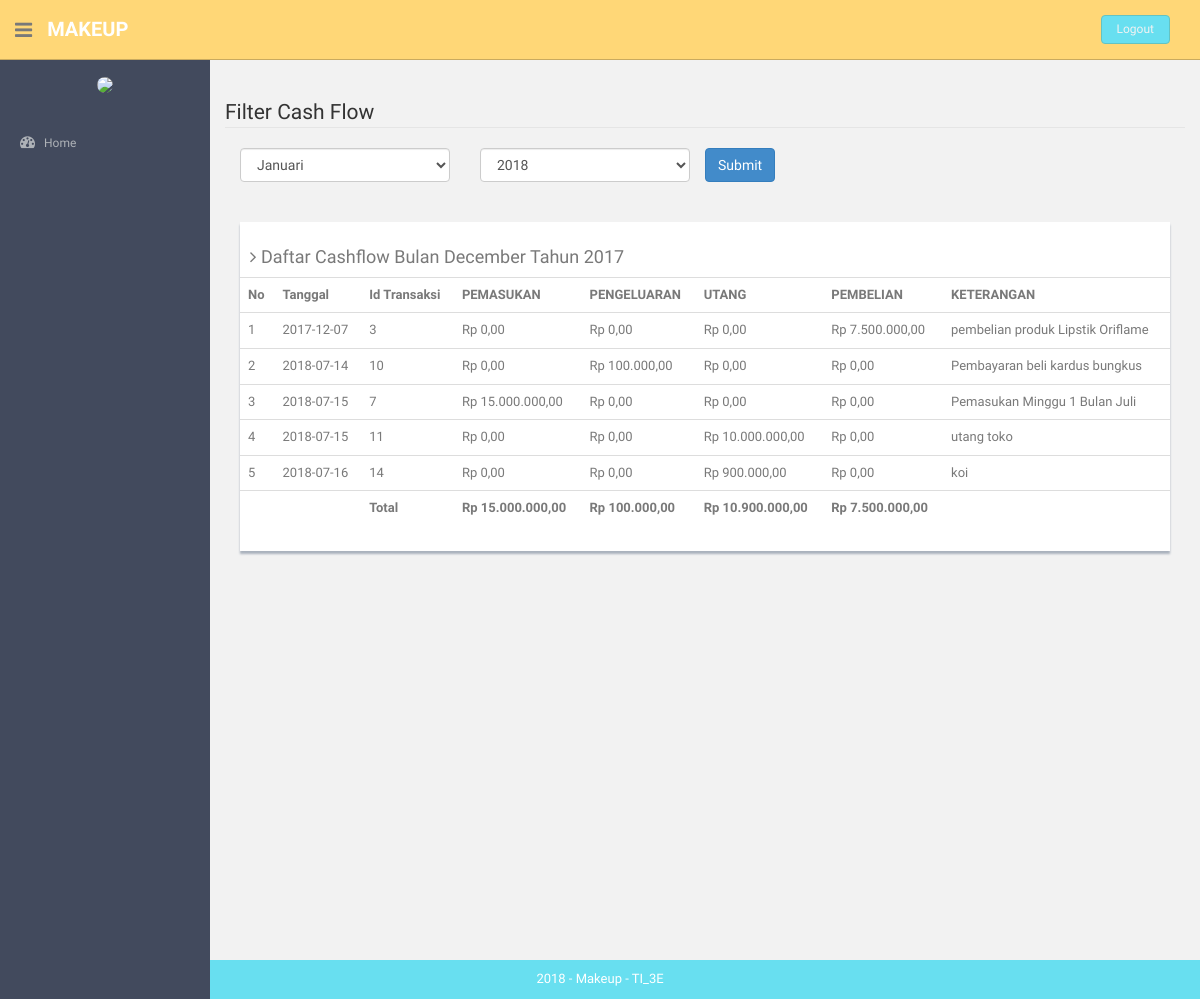
The page /index.php/cashflow on the database its author committed.
### tables this page shows
CREATE TABLE `cash_flow` (
  `id_transaksi` int(10) NOT NULL,
  `id_user` int(10) DEFAULT NULL,
  `id_pembayaran` int(10) DEFAULT NULL,
  `id_Pengeluaran` int(10) DEFAULT NULL,
  `id_utang` int(10) DEFAULT NULL,
  `id_pembelian` int(11) DEFAULT NULL,
  `tgl_cashflow` date NOT NULL,
  `keterangan` text NOT NULL
);

CREATE TABLE `pemasukan` (
  `id_pemasukan` int(11) NOT NULL,
  `id_user` int(11) NOT NULL,
  `nama_pemasukan` varchar(100) NOT NULL,
  `tgl_pemasukan` date NOT NULL,
  `total_pemasukan` int(11) NOT NULL
);

CREATE TABLE `pengeluaran` (
  `id_pengeluaran` int(11) NOT NULL,
  `id_user` int(11) NOT NULL,
  `nama_barang` varchar(40) NOT NULL,
  `harga_satuan` int(11) NOT NULL,
  `qty` int(11) NOT NULL,
  `total_harga` int(11) NOT NULL,
  `tanggal_pengeluaran` date NOT NULL
);

CREATE TABLE `utang` (
  `id_utang` int(11) NOT NULL,
  `id_user` int(11) NOT NULL,
  `nama_barang` varchar(40) NOT NULL,
  `total_utang` int(11) NOT NULL,
  `jml_utang` int(11) NOT NULL,
  `sisa_utang` int(11) NOT NULL
);

CREATE TABLE `pembelian` (
  `id_pembelian` int(10) NOT NULL,
  `id_user` int(11) NOT NULL,
  `id_produk` int(10) NOT NULL,
  `qty` int(50) NOT NULL,
  `harga_total` int(50) NOT NULL,
  `id_supp` int(11) NOT NULL,
  `tgl_beli` date NOT NULL
);

### application/controllers/Cashflow.php (called while the page is built, shortened)
<?php
class Cashflow extends CI_Controller {
	public function __construct()
	{
		$this->load->helper('url','form');
		$this->load->library('form_validation');
		$this->load->model('utang_model');
        $this->load->model('cashflow_model');
        $this->load->model('pembayaran_model');
        $this->load->model('pengeluaran_model');
		$this->load->model('user_model');
        $this->load->model('pembelian_model');
		$this->load->helper('html');
		$this->load->library('image_lib');
	}
	public function index()
	{
		$object['utang']=$this->utang_model->getDataUtang();
        $object['user']=$this->user_model->getDataUser();
        $object['cashflow']=$this->cashflow_model->getDataCashflow();
        $object['totalcashflow']=$this->cashflow_model->getDataTotalCashflow();
		$cek['status'] = array(
        		'home'=>'',
        		'hrd'=>'',
        		'keuangan'=>'active',
        		'produk'=>'',
        		'pembelian'=>'',
        		'pemasukan'=>'',
        		'pengeluaran'=>'',
        		'utang'=>'',
        		'cash_flow'=>'active',
                'pemesanan'=>'',
                'pembayaran'=>'',
        		'neraca'=>'',
        		'admin'=>'',
        		'gaji'=>'',
        		'golongan'=>'',
        		'absensi'=>'',
        		'user'=>'',
        		'barang'=>'',
        		'supplier'=>'',
        		'kategori'=>'',
        		);
		$this->load->view('component/header',$cek);
		$this->load->view('cashflow',$object);
		$this->load->view('component/footer');
	}
}

### index.php (called while the page is built, shortened)
<?php
require_once BASEPATH.'core/CodeIgniter.php';

### application/models/Cashflow_model.php (called while the page is built, shortened)
<?php
class Cashflow_model extends CI_Model {
	public function getDataCashflow()
	{
		$query = $this->db->query("SELECT cash_flow.tgl_cashflow,cash_flow.keterangan,`cash_flow`.`id_transaksi`,cash_flow.id_user,pemasukan.total_pemasukan as PEMASUKAN,pengeluaran.total_harga as PENGELUARAN,utang.total_utang as UTANG,pembelian.harga_total as PEMBELIAN FROM `cash_flow` join pemasukan on cash_flow.id_pembayaran=pemasukan.id_pemasukan join pengeluaran on cash_flow.id_Pengeluaran=pengeluaran.id_pengeluaran join utang on utang.id_utang = cash_flow.id_utang join pembelian on pembelian.id_pembelian = cash_flow.id_pembelian ORDER BY tgl_cashflow");
		return $query->result();
	}
	public function getDataTotalCashflow()
	{
		$query = $this->db->query("SELECT cash_flow.tgl_cashflow,cash_flow.keterangan,`cash_flow`.`id_transaksi`,cash_flow.id_user,sum(pemasukan.total_pemasukan) as PEMASUKAN,sum(pengeluaran.total_harga) as PENGELUARAN,sum(utang.total_utang) as UTANG,sum(pembelian.harga_total) as PEMBELIAN FROM `cash_flow` join pemasukan on cash_flow.id_pembayaran=pemasukan.id_pemasukan join pengeluaran on cash_flow.id_Pengeluaran=pengeluaran.id_pengeluaran join utang on utang.id_utang = cash_flow.id_utang join pembelian on pembelian.id_pembelian = cash_flow.id_pembelian ORDER BY tgl_cashflow");
		return $query->result();
	}
}

### application/views/cashflow.php (the view, shortened to what this page needs)
<?php
function rupiah($angka){
  $hasil_rupiah = "Rp " . number_format($angka,2,',','.');
  return $hasil_rupiah;
}
?><!-- **********************************************************************************************************************************************************
<section id="main-content">
  <section class="wrapper site-min-height">
    <br><br>
    <legend>Filter Cash Flow</legend>
      <?php echo form_open('cashflow/filter'); ?>
          <div class="form-group col-md-3">
            <select name="bulan" id="inputBulan" class="form-control" >
              <option value="1">Januari</option>
            </select>
          </div>
          <div class="form-group col-md-3">
            <select name="tahun" id="inputBulan" class="form-control" required="required">
              <?php for ($i=date('Y'); $i >date('Y')-4  ; $i--) {?>
                 <option value="<?php echo $i ?>"><?php echo $i ?></option>
              <?php } ?>
            </select>
          </div>
          <button type="submit" class="btn btn-primary">Submit</button>
        <?php echo form_close(); ?>
    <div class="col-md-12 mt">
      <div class="content-panel">
        <table class="table table-hover">
        <h4><i class="fa fa-angle-right">
        <?php foreach ($cashflow as $key) {?>
        </i> Daftar Cashflow Bulan <?php echo date('F',strtotime($key->tgl_cashflow)) ?> Tahun <?php echo date('Y',strtotime($key->tgl_cashflow)) ?> </h4>
        <?php break;} ?>
        <tr>
          <th>No</th>
          <th>Tanggal</th>
          <th>Id Transaksi</th>
          <th>PEMASUKAN</th>
          <th>PENGELUARAN</th>
          <th>UTANG</th>
          <th>PEMBELIAN</th>
          <th>KETERANGAN</th>
        </tr>
        <?php
        $no = 1;
        foreach($cashflow as $key){
        ?>
        <tr>
          <td><?php echo $no++ ?></td>
          <td><?php echo $key->tgl_cashflow ?></td>
          <td><?php echo $key->id_transaksi ?></td>
          <td><?php echo rupiah($key->PEMASUKAN)?></td>
          <td><?php echo rupiah($key->PENGELUARAN) ?></td>
          <td><?php echo rupiah($key->UTANG)?></td>
          <td><?php echo rupiah($key->PEMBELIAN) ?></td>
          <td><?php echo $key->keterangan ?></td>
        </tr>
        <?php } ?>
      <tfoot>
        <tr>
          <td></td>
          <td></td>
          <td><b>Total</b></td>
          <td><b><?php echo rupiah($totalcashflow[0]->PEMASUKAN)?></b></td>
          <td><b><?php echo rupiah($totalcashflow[0]->PENGELUARAN) ?></b></td>
          <td><b><?php echo rupiah($totalcashflow[0]->UTANG) ?></b></td>
          <td><b><?php echo rupiah($totalcashflow[0]->PEMBELIAN) ?></b></td>
          <td></td>
        </tr>
      </tfoot>
      </table>
      </div>
      </div>
    </section>
    </section>

### assets/css/style.css (style rules this page uses)
body { color: #797979; background: #f2f2f2; font-family: 'Ruda', sans-serif; padding: 0px !important; margin: 0px !important; font-size:13px; }
.mt { margin-top: 25px; }
#main-content { margin-left: 210px; }
.wrapper { display: inline-block; margin-top: 60px; padding-left: 15px; padding-right: 15px; padding-bottom: 15px; padding-top: 0px; width: 100%; }
.content-panel { background: #ffffff; box-shadow: 0px 3px 2px #aab2bd; padding-top: 15px; padding-bottom: 5px; }
.content-panel h4 { margin-left: 10px; }
.site-min-height { min-height: 900px; }

### rows shown on the page
cash_flow: tgl_cashflow "December", tgl_cashflow "2017", tgl_cashflow "2017-12-07", id_transaksi "3", id_pembayaran.total_pemasukan "Rp 0,00", id_Pengeluaran.total_harga "Rp 0,00", id_utang.total_utang "Rp 0,00", id_pembelian.harga_total "Rp 7.500.000,00", keterangan "pembelian produk Lipstik Oriflame"
cash_flow: tgl_cashflow "2018-07-14", id_transaksi "10", id_pembayaran.total_pemasukan "Rp 0,00", id_Pengeluaran.total_harga "Rp 100.000,00", id_utang.total_utang "Rp 0,00", id_pembelian.harga_total "Rp 0,00", keterangan "Pembayaran beli kardus bungkus"
cash_flow: tgl_cashflow "2018-07-15", id_transaksi "7", id_pembayaran.total_pemasukan "Rp 15.000.000,00", id_Pengeluaran.total_harga "Rp 0,00", id_utang.total_utang "Rp 0,00", id_pembelian.harga_total "Rp 0,00", keterangan "Pemasukan Minggu 1 Bulan Juli"
cash_flow: tgl_cashflow "2018-07-15", id_transaksi "11", id_pembayaran.total_pemasukan "Rp 0,00", id_Pengeluaran.total_harga "Rp 0,00", id_utang.total_utang "Rp 10.000.000,00", id_pembelian.harga_total "Rp 0,00", keterangan "utang toko"
cash_flow: tgl_cashflow "2018-07-16", id_transaksi "14", id_pembayaran.total_pemasukan "Rp 0,00", id_Pengeluaran.total_harga "Rp 0,00", id_utang.total_utang "Rp 900.000,00", id_pembelian.harga_total "Rp 0,00", keterangan "koi"

### other values the page prints
rupiah($totalcashflow[0]->PEMASUKAN) "Rp 15.000.000,00"
rupiah($totalcashflow[0]->PENGELUARAN) "Rp 100.000,00"
rupiah($totalcashflow[0]->UTANG) "Rp 10.900.000,00"
rupiah($totalcashflow[0]->PEMBELIAN) "Rp 7.500.000,00"
form field tahun "2018"
